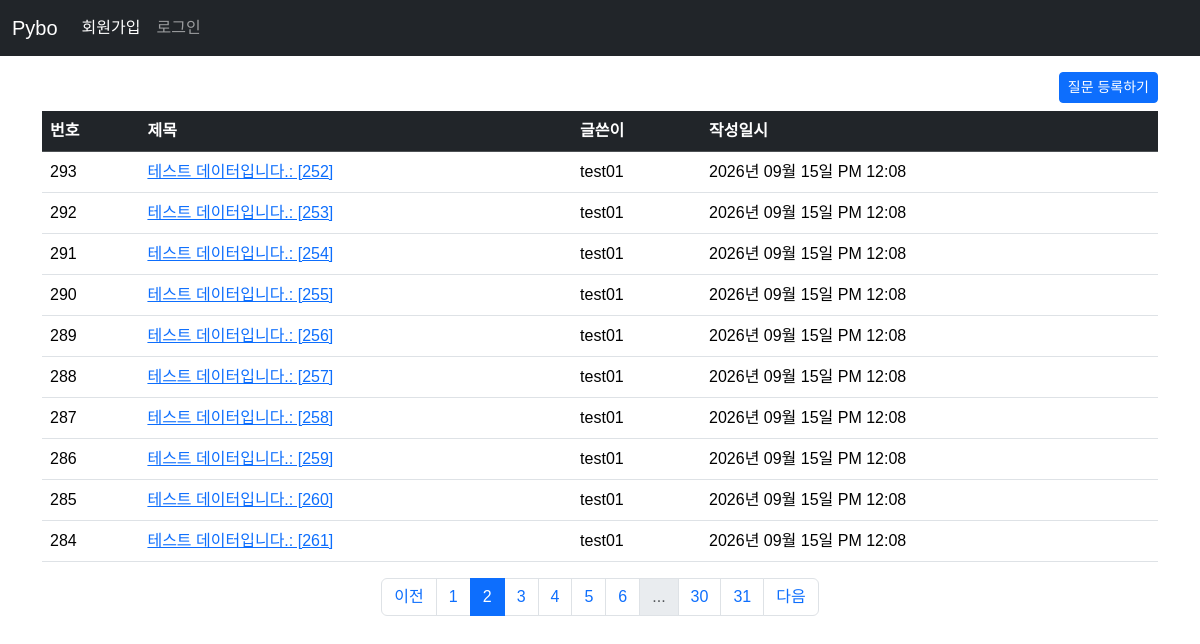
/question/list?page=2, run on the app's committed database.
### pybo/models.py (models this page shows)
class Question(db.Model):
    id = db.Column(db.Integer, primary_key=True)
    subject = db.Column(db.String(200), nullable=False)
    content = db.Column(db.Text, nullable=False)
    create_date = db.Column(db.DateTime, nullable=False)
    user_id = db.Column(db.Integer, db.ForeignKey('user.id', ondelete='CASCADE'), nullable=False)
    user = db.relationship('User', backref=db.backref('quesetion_set'))

class User(db.Model):
    id = db.Column(db.Integer, primary_key=True)
    username = db.Column(db.String(150), unique=True, nullable=False)
    password = db.Column(db.String(200), nullable=False)
    email = db.Column(db.String(120), unique=True, nullable=False)

### pybo/views/question_views.py (the view)
@bp.route('/list')
def _list():
    page = request.args.get('page', default=1, type=int)  # url parameter ?page=1
    question_list = Question.query.order_by(Question.create_date.desc())
    question_list = question_list.paginate(page=page, per_page=10)  # 페이징 구현
    return render_template('question/question_list.html', question_list=question_list)

### pybo/filter.py (called while the page is built)
def format_datetime(value, fmt='%Y년 %m월 %d일 %p %I:%M'):
    return value.strftime(fmt)

### pybo/views/auth_views.py (called while the page is built)
@bp.before_app_request
def load_logged_in_user():
    user_id = session.get('user_id')
    if user_id is None:
        g.user = None
    else:
        g.user = User.query.get(user_id)

### pybo/templates/question/question_list.html (shortened to what this page needs)
{% extends 'base.html' %}
{% block content %}
<div class="container my-3">
    <div class="text-end">
        <a href="{{ url_for('question.create') }}" class="btn btn-primary btn-sm mb-2">질문 등록하기</a>
    </div>
    <table class="table table-hover">
      <thead>
        <tr class="table-dark">
            <th>번호</th>
            <th>제목</th>
            <th>글쓴이</th>
            <th>작성일시</th>
        </tr>
      </thead>
      <tbody>
        {% if question_list %}
        {% for question in question_list.items %}
        <tr>
          <td>{{ question_list.total - ((question_list.page - 1) * question_list.per_page) - loop.index0 }}</td>
          <td>
              <a href="{{ url_for('question.detail', question_id=question.id) }}">{{question.subject}}</a>
          </td>
          <td>{{ question.user.username }}</td>
          <td>{{ question.create_date | datetime }}</td>
        </tr>
        {% endfor %}
        {% else %}
        <tr>
            <td colspan="3">질문이 없습니다.</td>
        </tr>
        {% endif %}
      </tbody>
    </table>
    <nav aria-label="...">
      <ul class="pagination justify-content-center">
        {% if question_list.has_prev %}
        <li class="page-item"><a href="?page={{ question_list.prev_num }}" class="page-link">이전</a></li>
        {% else %}
        <li class="page-item disabled">
            <a href="javascript:void(0)" class="page-link" aria-disabled="ture">이전</a>
        </li>
        {% endif %}
        {% for page_num in question_list.iter_pages() %}
        {% if page_num %}
        {% if page_num != question_list.page %}
        <li class="page-item"><a class="page-link" href="?page={{ page_num }}">{{ page_num }}</a></li>
        {% else %}
        <li class="page-item active">
          <a class="page-link" href="javascript:void(0)" aria-current="page">{{ page_num }}</a>
        </li>
        {% endif %}
        {% else %}
        <li class="page-item disabled"><a class="page-link" href="javascript:void(0)">...</a></li>
        {% endif %}
        {% endfor %}
        {% if question_list.has_next %}
        <li class="page-item"><a class="page-link" href="?page={{ question_list.next_num }}">다음</a></li>
        {% else %}
        <li class="page-item disabled">
            <a class="page-link" href="javscript:void(0)" aria-disabled="ture">다음</a>
        </li>
        {% endif %}
      </ul>
    </nav>
</div>
{% endblock %}

### pybo/static/style.css (style rules this page uses)
body { font-family: "Noto Sans KR", sans-serif; font-weight: 400; }

### data on the page
Question: total "293", subject "테스트 데이터입니다.: [252]", user.username "test01", create_date "2026년 09월 15일 PM 12:08"
Question: total "292", subject "테스트 데이터입니다.: [253]", user.username "test01", create_date "2026년 09월 15일 PM 12:08"
Question: total "291", subject "테스트 데이터입니다.: [254]", user.username "test01", create_date "2026년 09월 15일 PM 12:08"
Question: total "290", subject "테스트 데이터입니다.: [255]", user.username "test01", create_date "2026년 09월 15일 PM 12:08"
Question: total "289", subject "테스트 데이터입니다.: [256]", user.username "test01", create_date "2026년 09월 15일 PM 12:08"
Question: total "288", subject "테스트 데이터입니다.: [257]", user.username "test01", create_date "2026년 09월 15일 PM 12:08"
Question: total "287", subject "테스트 데이터입니다.: [258]", user.username "test01", create_date "2026년 09월 15일 PM 12:08"
Question: total "286", subject "테스트 데이터입니다.: [259]", user.username "test01", create_date "2026년 09월 15일 PM 12:08"
Question: total "285", subject "테스트 데이터입니다.: [260]", user.username "test01", create_date "2026년 09월 15일 PM 12:08"
Question: total "284", subject "테스트 데이터입니다.: [261]", user.username "test01", create_date "2026년 09월 15일 PM 12:08"

### other printed values
{{ page_num }} "1" "3" "4" "5" "6" "30" "31"
{{ page_num }} "2"
